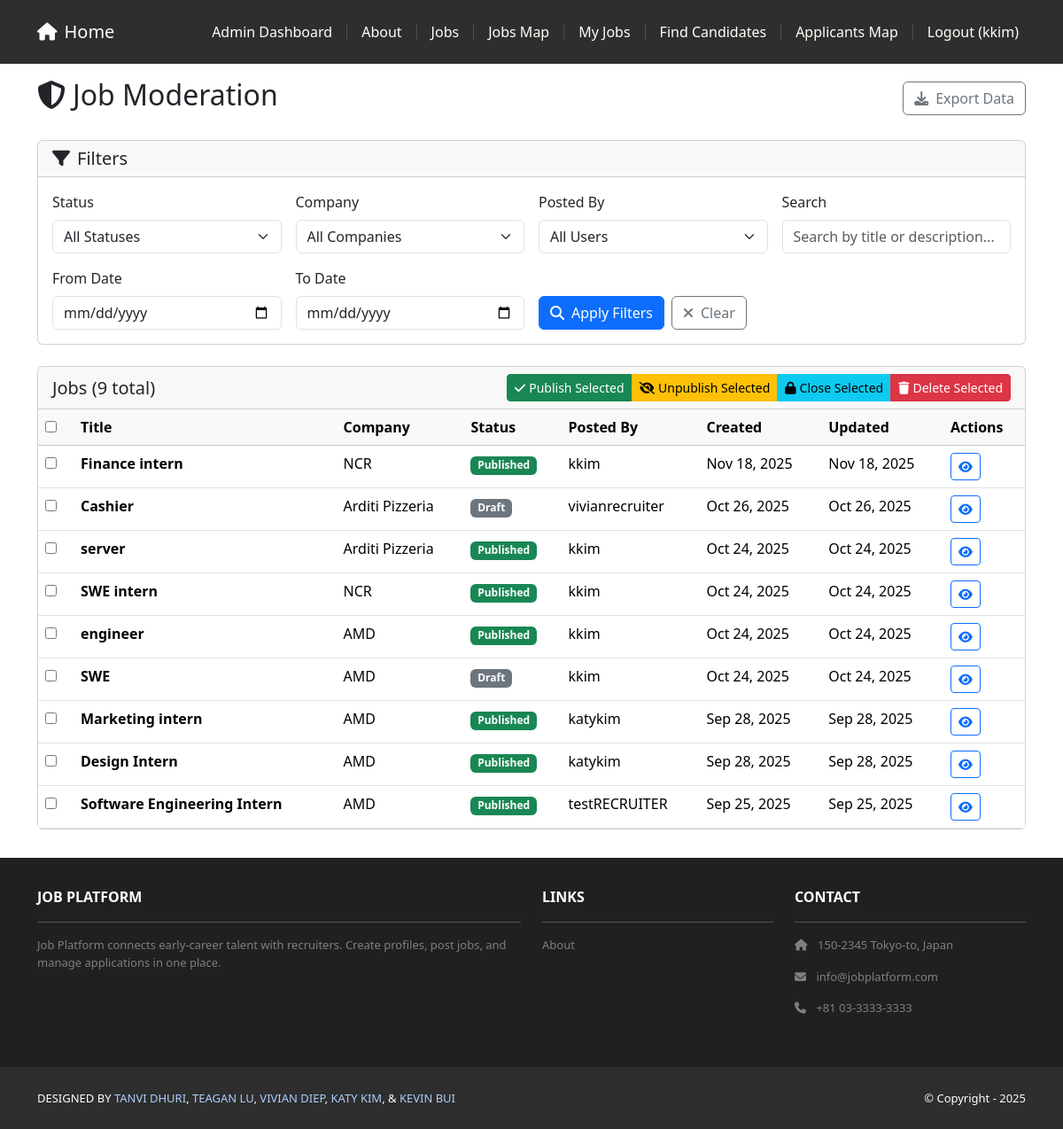
Screenshot of /jobs/admin/moderate/ (signed in) with the database file from the repository.
### jobs/models.py (models this page shows, shortened)
class Job(models.Model):
    objects = JobManager()
    class Status(models.TextChoices):
        DRAFT = 'draft', 'Draft'
        PUBLISHED = 'published', 'Published'
        CLOSED = 'closed', 'Closed'
    class EmploymentType(models.TextChoices):
        FULL_TIME = 'full_time', 'Full-time'
        PART_TIME = 'part_time', 'Part-time'
        CONTRACT = 'contract', 'Contract'
        INTERNSHIP = 'internship', 'Internship'
        TEMPORARY = 'temporary', 'Temporary'
        OTHER = 'other', 'Other'
    class WorkMode(models.TextChoices):
        REMOTE = 'remote', 'Remote'
        HYBRID = 'hybrid', 'Hybrid'
        ON_SITE = 'on_site', 'On-site'
    company = models.ForeignKey(Company, on_delete=models.PROTECT, related_name='jobs')
    title = models.CharField(max_length=255)
    description = models.TextField()
    required_skills = models.TextField(blank=True, help_text='Required skills (one per line or comma-separated)')
    employment_type = models.CharField(max_length=20, choices=EmploymentType.choices)
    work_mode = models.CharField(max_length=20, choices=WorkMode.choices)
    visa_required = models.BooleanField(default=False)
    salary_min = models.DecimalField(max_digits=12, decimal_places=2, null=True, blank=True)
    salary_max = models.DecimalField(max_digits=12, decimal_places=2, null=True, blank=True)
    currency = models.CharField(max_length=3, default='USD')
    office_location = models.ForeignKey(OfficeLocation, on_delete=models.SET_NULL, null=True, blank=True)
    status = models.CharField(max_length=12, choices=Status.choices, default=Status.DRAFT)
    slug = models.SlugField(max_length=300, unique=True, blank=True)
    posted_by = models.ForeignKey(settings.AUTH_USER_MODEL, on_delete=models.PROTECT, related_name='posted_jobs')
    published_at = models.DateTimeField(null=True, blank=True)
    unpublished_at = models.DateTimeField(null=True, blank=True)
    created_at = models.DateTimeField(auto_now_add=True)
    updated_at = models.DateTimeField(auto_now=True)

### companies/models.py (models this page shows)
class Company(models.Model):
    name = models.CharField(max_length=255, unique=True)
    website = models.URLField(blank=True)
    description = models.TextField(blank=True)
    def __str__(self) -> str:
        return self.name

### jobs/views.py (the view, shortened to what this page needs)
# urls.py: path('admin/moderate/', views.admin_moderate_jobs, name='admin_moderate'),
@login_required
@user_passes_test(is_admin)
def admin_moderate_jobs(request):
    from companies.models import Company
    queryset = Job.objects.all().select_related('company', 'posted_by', 'office_location').order_by('-updated_at')
    form = JobModerationForm(request.GET)
    if form.is_valid():
        status = form.cleaned_data.get('status')
        if status:
            queryset = queryset.filter(status=status)
        company = form.cleaned_data.get('company')
        if company:
            queryset = queryset.filter(company=company)
        posted_by = form.cleaned_data.get('posted_by')
        if posted_by:
            queryset = queryset.filter(posted_by=posted_by)
        search = form.cleaned_data.get('search')
        if search:
            queryset = queryset.filter(
                Q(title__icontains=search) | Q(description__icontains=search)
            )
        date_from = form.cleaned_data.get('date_from')
        if date_from:
            queryset = queryset.filter(created_at__gte=date_from)
        date_to = form.cleaned_data.get('date_to')
        if date_to:
            queryset = queryset.filter(created_at__lte=date_to)
    paginator = Paginator(queryset, 25)
    page_number = request.GET.get('page', 1)
    page_obj = paginator.get_page(page_number)
    context = {
        'jobs': page_obj,
        'form': form,
        'companies': Company.objects.all().order_by('name'),
        'users': get_user_model().objects.filter(posted_jobs__isnull=False).distinct().order_by('username'),
    }
    return render(request, 'jobs/admin_moderate.html', context)

### accounts/templatetags/account_tags.py (called while the page is built)
@register.filter(name='has_group')
def has_group(user, group_name: str) -> bool:
    if not getattr(user, 'is_authenticated', False):
        return False
    return user.groups.filter(name=group_name).exists() or getattr(user, 'is_superuser', False)

### jobs/manager.py (called while the page is built)
    def get_queryset(self):
        return JobQuerySet(self.model, using=self._db)

### jobs/views.py (called while the page is built)
def is_admin(user):
    return user.is_superuser or user.groups.filter(name='admin').exists()

### jobs/templates/jobs/admin_moderate.html (shortened to what this page needs)
{% extends 'base.html' %}
{% block content %}
<div class="p-3">
  <div class="container">
    <div class="d-flex justify-content-between align-items-center mb-4">
      <h2><i class="fas fa-shield-alt me-2"></i>Job Moderation</h2>
      <a class="btn btn-outline-secondary" href="{% url 'jobs:admin_export' %}">
        <i class="fas fa-download me-2"></i>Export Data
      </a>
    </div>
    <div class="card mb-4">
      <div class="card-header">
        <h5 class="mb-0"><i class="fas fa-filter me-2"></i>Filters</h5>
      </div>
      <div class="card-body">
        <form method="get" class="row g-3">
          <div class="col-md-3">
            <label class="form-label">Status</label>
            {{ form.status }}
          </div>
          <div class="col-md-3">
            <label class="form-label">Company</label>
            {{ form.company }}
          </div>
          <div class="col-md-3">
            <label class="form-label">Posted By</label>
            {{ form.posted_by }}
          </div>
          <div class="col-md-3">
            <label class="form-label">Search</label>
            {{ form.search }}
          </div>
          <div class="col-md-3">
            <label class="form-label">From Date</label>
            {{ form.date_from }}
          </div>
          <div class="col-md-3">
            <label class="form-label">To Date</label>
            {{ form.date_to }}
          </div>
          <div class="col-md-6 d-flex align-items-end">
            <button type="submit" class="btn btn-primary me-2">
              <i class="fas fa-search me-2"></i>Apply Filters
            </button>
            <a href="{% url 'jobs:admin_moderate' %}" class="btn btn-outline-secondary">
              <i class="fas fa-times me-2"></i>Clear
            </a>
          </div>
        </form>
      </div>
    </div>
    <form method="post" id="bulkActionForm" onsubmit="return confirmBulkAction()">
      <div class="card mb-3">
        <div class="card-header d-flex justify-content-between align-items-center">
          <h5 class="mb-0">Jobs ({{ jobs.paginator.count }} total)</h5>
          <div class="btn-group">
            <button type="submit" name="action" value="publish" class="btn btn-sm btn-success">
              <i class="fas fa-check me-1"></i>Publish Selected
            </button>
            <button type="submit" name="action" value="unpublish" class="btn btn-sm btn-warning">
              <i class="fas fa-eye-slash me-1"></i>Unpublish Selected
            </button>
            <button type="submit" name="action" value="close" class="btn btn-sm btn-info">
              <i class="fas fa-lock me-1"></i>Close Selected
            </button>
            <button type="submit" name="action" value="delete" class="btn btn-sm btn-danger">
              <i class="fas fa-trash me-1"></i>Delete Selected
            </button>
          </div>
        </div>
        <div class="card-body p-0">
          <div class="table-responsive">
            <table class="table table-hover mb-0">
              <thead class="table-light">
                <tr>
                  <th width="40">
                    <input type="checkbox" id="selectAll" onchange="toggleAll(this)">
                  </th>
                  <th>Title</th>
                  <th>Company</th>
                  <th>Status</th>
                  <th>Posted By</th>
                  <th>Created</th>
                  <th>Updated</th>
                  <th>Actions</th>
                </tr>
              </thead>
              <tbody>
                {% for job in jobs %}
                  <tr>
                    <td>
                      <input type="checkbox" name="job_ids" value="{{ job.id }}" class="job-checkbox">
                    </td>
                    <td>
                      <strong>{{ job.title }}</strong>
                    </td>
                    <td>{{ job.company.name }}</td>
                    <td>
                      {% if job.status == 'published' %}
                        <span class="badge bg-success">{{ job.get_status_display }}</span>
                      {% elif job.status == 'draft' %}
                        <span class="badge bg-secondary">{{ job.get_status_display }}</span>
                      {% elif job.status == 'closed' %}
                        <span class="badge bg-danger">{{ job.get_status_display }}</span>
                      {% endif %}
                    </td>
                    <td>{{ job.posted_by.username }}</td>
                    <td>{{ job.created_at|date:"M d, Y" }}</td>
                    <td>{{ job.updated_at|date:"M d, Y" }}</td>
                    <td>
                      <a href="{% url 'jobs:public_detail' job.pk job.slug %}" class="btn btn-sm btn-outline-primary" target="_blank">
                        <i class="fas fa-eye"></i>
                      </a>
                    </td>
                  </tr>
                {% empty %}
                  <tr>
                    <td colspan="8" class="text-center text-muted py-4">
                      No jobs found matching your filters.
                    </td>
                  </tr>
                {% endfor %}
              </tbody>
            </table>
          </div>
        </div>
      </div>
    </form>
  </div>
</div>
{% endblock %}

### jobsearchplatform/templates/base.html (shortened to what this page needs)
<!DOCTYPE html>
<html>
    {% load static %}
  {% load account_tags %}
    <head>
        <link href = "https://cdn.jsdelivr.net/npm/bootstrap@5.3.3/dist/css/bootstrap.min.css" rel="stylesheet">
        <link rel= "stylesheet" href="https://cdnjs.cloudflare.com/ajax/libs/font-awesome/6.1.1/css/all.min.css">
        <link rel="stylesheet" type="text/css" href="{% static 'css/style.css' %}">
    </head>
    <body>
        <nav class="p-3 navbar navbar-dark bg-dark
        navbar-expand-lg">
     <div class="container">
       <a class="navbar-brand"
          href="{% url 'home.index' %}">
          <i class="fas fa-home me-2"></i>Home
       </a>
       <div class="collapse navbar-collapse"
            id="navbarNavAltMarkup">
         <div class="navbar-nav ms-auto navbar-ml">
           {% if user.is_authenticated %}
             {% load account_tags %}
             {% if user.is_superuser or user|has_group:'admin' %}
               <a class="nav-link" href="{% url 'jobs:admin_moderate' %}">Admin Dashboard</a>
             {% endif %}
           {% endif %}
           <a class="nav-link" href="{% url 'home.about' %}">About</a>
           {% if user.is_authenticated %}
             <a class="nav-link" href="{% url 'jobs:public_list' %}">Jobs</a>
             <a class="nav-link" href="{% url 'jobs:job_map' %}">Jobs Map</a>
             {% load account_tags %}
             {% if user|has_group:'recruiter' %}
               <a class="nav-link" href="{% url 'jobs:my_list' %}">My Jobs</a>
               <a class="nav-link" href="{% url 'jobs:candidate_search' %}">Find Candidates</a>
               <a class="nav-link" href="{% url 'jobs:applicants_map' %}">Applicants Map</a>
             {% endif %}
             <a class="nav-link" href="{% url 'accounts:logout' %}">Logout ({{ user.username }})</a>
           {% else %}
             <a class="nav-link" href="{% url 'accounts:login' %}">Login</a>
             <span class="nav-separator"></span>
             <a class="nav-link" href="{% url 'accounts:signup' %}">Sign Up</a>
           {% endif %}
         </div>
       </div>
     </div>
   </nav>
        <div>
            {% block content %}
            {% endblock content %}
        </div>
        <section class="p-3 ms-footer d-none d-md-block">
            <div class="container">
              <div class="row mt-3 text-white">
                <div class="col-md-6 col-lg-6 col-xl-6
                     mx-auto mb-4">
                  <b>JOB PLATFORM</b>
                  <hr />
                  <p>
                    Job Platform connects early‑career talent with recruiters.
                    Create profiles, post jobs, and manage applications in one place.
                  </p>
                </div>
                <div class="col-md-3 col-lg-3 col-xl-3
                     mx-auto mb-4">
                  <b>LINKS</b>
                  <hr />
                  <p><a class="nav-link"
                    href="{% url 'home.about' %}">
                    About
                  </a></p>
                </div>
                <div class="col-md-3 col-lg-3 col-xl-3 mx-auto
                     mb-4">
                  <b>CONTACT</b>
                  <hr />
                  <p><i class="fas fa-home me-2"></i>
                    150-2345 Tokyo-to, Japan
                  </p>
                  <p><i class="fas fa-envelope me-2"></i>
                    info@jobplatform.com
                  </p>
                  <p><i class="fas fa-phone me-2"></i>
                    +81 03-3333-3333
                  </p>
                </div>
              </div>
            </div>
          </section>
          <section class="p-3 ms-footer-bottom bg-dark">
            <div class="container d-flex
                 justify-content-between">
              <div class="me-5 text-white">
                <span>DESIGNED BY
                  <a href="https://www.x.com/danielgarax"
                  target="_blank">TANVI DHURI</a>,
                  <a href="https://www.x.com/greglim81"
                  target="_blank">TEAGAN LU</a>,
                  <a href="https://www.x.com/danielgarax"
                  target="_blank">VIVIAN DIEP</a>,
                  <a href="https://www.x.com/greglim81"
                  target="_blank">KATY KIM</a>, &
                  <a href="https://www.x.com/greglim81"
                  target="_blank">KEVIN BUI</a>
                </span>
              </div>
              <div class="text-white">
                <span>© Copyright - 2025</span>
              </div>
            </div>
          </section>
    </body>
</html>

### jobsearchplatform/static/css/style.css (style rules this page uses)
.navbar a.nav-link { color: #FFFEF6 !important; }
.navbar .navbar-nav { align-items: center; display: flex; }
.bg-dark { background-color: #2E2E2E !important; }
.ms-footer { background-color: #202020; }
.ms-footer p { color: #7F7F7F; font-size: 13px; }
.ms-footer-bottom span { font-size: 13px; line-height: 38px; }
.ms-footer-bottom a { color: rgb(172, 206, 250); text-decoration: none; }

### rows the page displays
Job: title "Finance intern", company.name "NCR", status "Published", posted_by.username "kkim", created_at "Nov 18, 2025", updated_at "Nov 18, 2025"
Job: title "Cashier", company.name "Arditi Pizzeria", status "Draft", posted_by.username "vivianrecruiter", created_at "Oct 26, 2025", updated_at "Oct 26, 2025"
Job: title "server", company.name "Arditi Pizzeria", status "Published", posted_by.username "kkim", created_at "Oct 24, 2025", updated_at "Oct 24, 2025"
Job: title "SWE intern", company.name "NCR", status "Published", posted_by.username "kkim", created_at "Oct 24, 2025", updated_at "Oct 24, 2025"
Job: title "engineer", company.name "AMD", status "Published", posted_by.username "kkim", created_at "Oct 24, 2025", updated_at "Oct 24, 2025"
Job: title "SWE", company.name "AMD", status "Draft", posted_by.username "kkim", created_at "Oct 24, 2025", updated_at "Oct 24, 2025"
Job: title "Marketing intern", company.name "AMD", status "Published", posted_by.username "katykim", created_at "Sep 28, 2025", updated_at "Sep 28, 2025"
Job: title "Design Intern", company.name "AMD", status "Published", posted_by.username "katykim", created_at "Sep 28, 2025", updated_at "Sep 28, 2025"
Job: title "Software Engineering Intern", company.name "AMD", status "Published", posted_by.username "testRECRUITER", created_at "Sep 25, 2025", updated_at "Sep 25, 2025"

### other values shown
{{ user.username }} "kkim"
{{ jobs.paginator.count }} "9"
